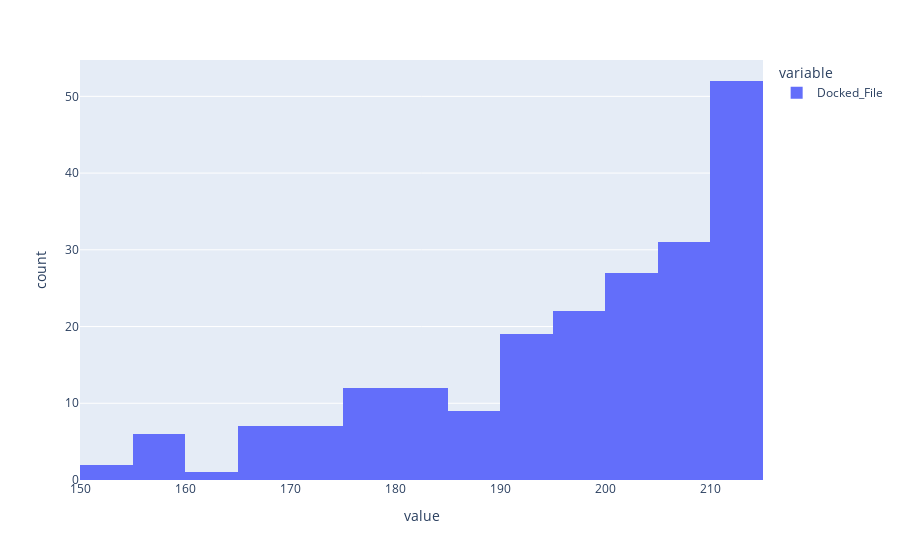

The notebook cell this image was saved under:
### Code cell
px.histogram(n_successfully_docked / 2)

### Figure 1 — Plotly figure (JSON) as saved in the notebook; plotly's stock layout.template omitted (floating-point values rounded to 4 significant figures; data arrays with more than 128 entries replaced by an {"elided": "..."} marker saying what was removed)
{"data": [{"alignmentgroup": "True", "bingroup": "x", "hovertemplate": "variable=Docked_File<br>value=%{x}<br>count=%{y}<extra></extra>", "legendgroup": "Docked_File", "marker": {"color": "#636efa", "pattern": {"shape": ""}}, "name": "Docked_File", "offsetgroup": "Docked_File", "orientation": "v", "showlegend": true, "type": "histogram", "x": {"elided": "207 float values"}, "xaxis": "x", "yaxis": "y"}], "layout": {"autosize": true, "barmode": "relative", "legend": {"title": {"text": "variable"}, "tracegroupgap": 0}, "margin": {"t": 60}, "xaxis": {"anchor": "y", "autorange": true, "domain": [0, 1], "range": [150, 215], "title": {"text": "value"}, "type": "linear"}, "yaxis": {"anchor": "x", "autorange": true, "domain": [0, 1], "range": [0, 54.74], "title": {"text": "count"}}}}
